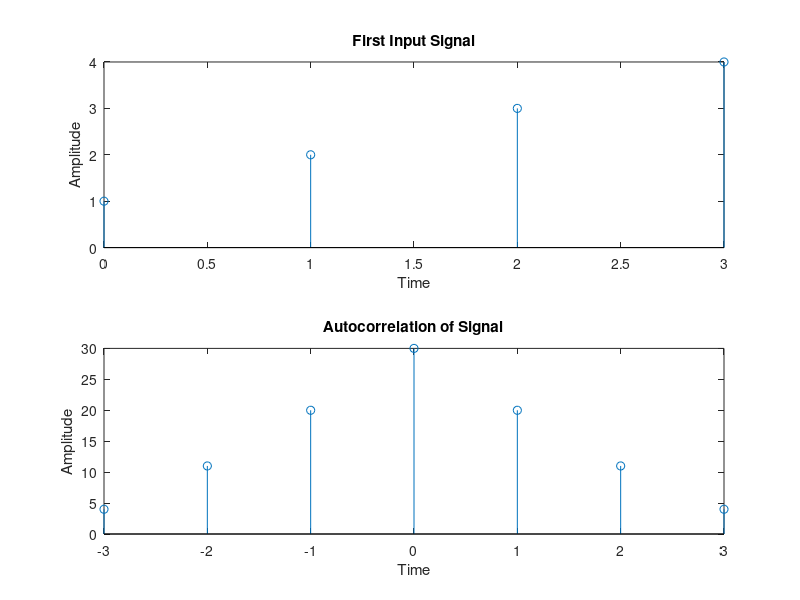

The MATLAB source for this figure:
clc;
clear all;
close all;

x = [1, 2, 3, 4];

y = conv(x, fliplr(x));

n1 = 0:1:3;
n2 = -3:1:3;

subplot(2,1,1);
stem(n1,x);
xlabel('Time');
ylabel('Amplitude');
title('First Input Signal');

subplot(2,1,2);
stem(n2,y);
xlabel('Time');
ylabel('Amplitude');
title('Autocorrelation of Signal');
